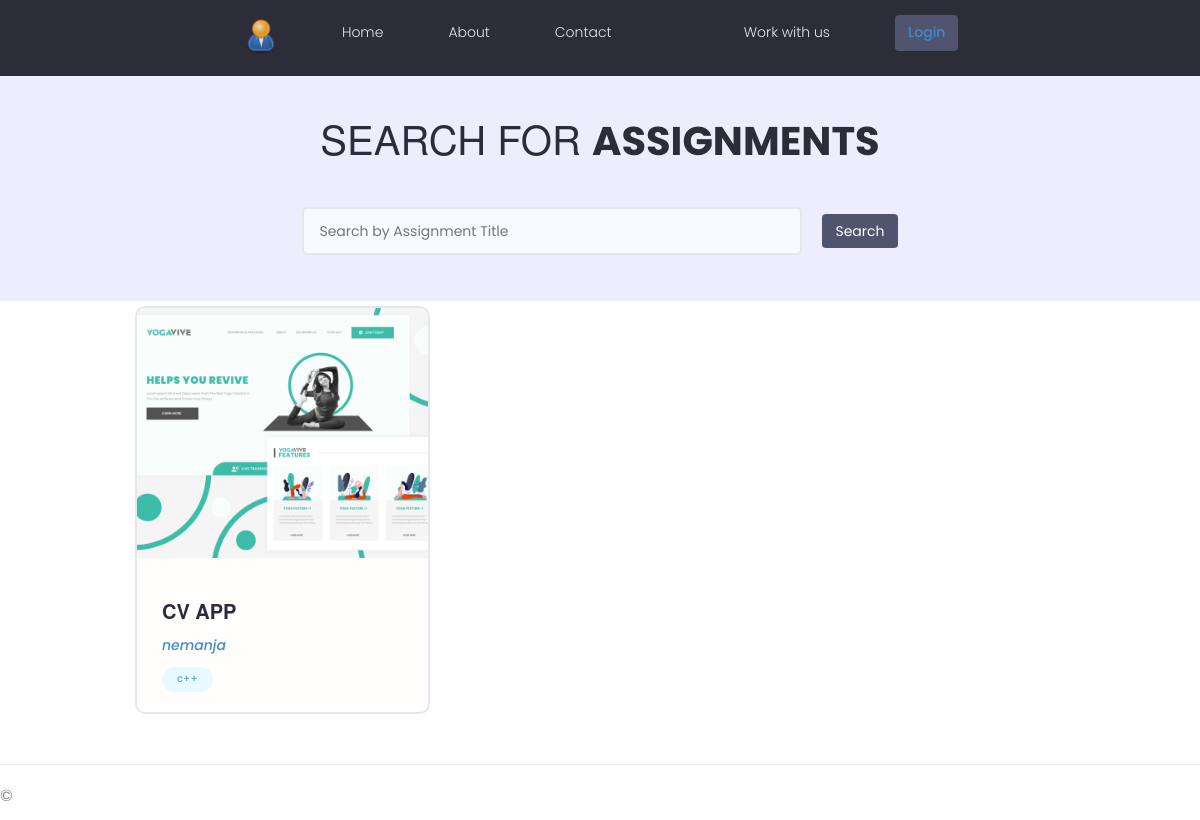
Page /assignment/ on the committed database.
### assignment/models.py (models this page shows, shortened)
class Assignment(models.Model):
    host = models.ForeignKey(User,on_delete=models.SET_NULL,blank=True, null=True)
    tags = models.ManyToManyField(Tag,blank=True)
    title = models.CharField(max_length=200)
    description = models.TextField()
    location = models.ForeignKey(Location, on_delete=models.CASCADE)
    applicant = models.ManyToManyField(Applicant,blank=True)
    updated = models.DateTimeField(auto_now=True)
    created = models.DateTimeField(auto_now_add=True)
    id = models.UUIDField(default=uuid.uuid4,unique=True,primary_key=True,editable=False)

class Tag(models.Model):
    name = models.CharField(max_length=200)

### assignment/views.py (the view)
# urls.py: path('assignment/', views.index, name='all-assignments'),
def index(request):
    assignments = Assignment.objects.all()
    return render(request, 'assignment/index.html',
                  {'isActive': True, 'assignments': assignments})

### assignment/templates/assignment/index.html (shortened to what this page needs)
{% extends "MainPages/layout.html" %}
{% load static %}
{% block content %}
  <main class="projects">
    <section class="hero-section text-center">
      <div class="container container--narrow">
        <div class="hero-section__box">
          <h2>Search for <span>Assignments</span></h2>
        </div>
        <div class="hero-section__search">
          <form class="form" action="#" method="get">
            <div class="form__field">
              <input class="input input--text" id="formInput#search" type="text" name="text"
                placeholder="Search by Assignment Title" />
            </div>
            <input class="btn btn--sub btn--lg" type="submit" value="Search" />
          </form>
        </div>
      </div>
    </section>
    {% for assignment_item in assignments %}
    <section class="card-alignment">
      <div class="container">
        <div class="grid grid--three">
          <div class="column">
            <div class="card project">
              <a href="{% url 'assignment-details' assignment_item.id %}" class="project">
                <img class="project__thumbnail" src="images/project-a.png" alt="project thumbnail" />
                <div class="card__body">
                  <h3 class="project__title">{{ assignment_item.title}}</h3>
                  <p><a class="project__author" href="profile.html">{{assignment_item.host}}</a></p>
                  <div class="project__tags">
                    {% for tag in assignment_item.tags.all %}
                    <span class="tag tag--pill tag--main">
                      <small>{{tag.name}}</small>
                    </span>
                    {% endfor %}
                  </div>
                </div>
              </a>
            </div>
          </div>
    </section>
    {% endfor %}
  </main>
{% endblock %}

### MainPages/static/MainPages/styles/MainPages.css (style rules this page uses)
:root { --color-sub: #2d2d39; }
.btn--sub { background-color: var(--color-sub-light); }
.card { border: 2px solid var(--color-light); }
img { width: 100%; }
.hero-section { height: 40vh; display: flex; align-items: center; background-color: var(--color-sub); }
.hero-section__box { margin-bottom: 4rem; }
.hero-section__box > h2, .hero-section__box > h2 > span { font-size: 4rem; color: var(--color-light); line-height: 1.3; text-transform: uppercase; }
.hero-section__box > h2 { font-weight: 300; }
.hero-section__box > h2 > span { font-weight: 700; }
.hero-section__search > .form { display: flex; align-items: center; justify-content: center; gap: 2rem; }
.hero-section__search > .form input.input--text { width: 50rem; }
.project__author { font-size: 1.4rem; font-style: italic; }
.projects > .hero-section { background: var(--color-sub-lighter); height: 30vh; }
.projects .hero-section__box { margin-bottom: 2.5rem; }
.projects .hero-section__box > h2 { color: var(--color-sub); }
.projects .hero-section__box > h2 > span { font-weight: 700; color: var(--color-sub); }
.project__thumbnail { height: 25rem; object-fit: cover; object-position: top center; }
.project__title { font-size: 2rem; font-weight: 700; color: var(--color-sub); }

### MainPages/static/uikit/styles/modules/_variables.css (style rules this page uses)
:root { --color-main: #5aa5b9; --color-main-light: #e6faff; --color-sub: #3f4156; --color-sub-light: #51546e; --color-sub-lighter: #ededfd; --color-text: #737373; --color-gray: #8b8b8b; --color-light: #e5e7eb; --color-light-gray: #767676; --color-bg: #f8fafd; --color-white: #fffefd; --color-white-light: #f3f3f3; --color-success: #359e64; --color-success-bg: #def8e8; --color-error: #fc4b0b; --color-error-bg: #fff2ee; --font-base: 'Poppins', arial, helvetica, 'Segoe UI', roboto, ubuntu, sans-serif; --font-monospace: 'Fira Code', 'Courier New', courier, monospace; --font-regular: 300; --font-medium: 500; --font-bold: 700; --generic-shadow: 1px 1px 5px #00000010; --generic-transition: all 0.3s ease-in-out; }

### MainPages/static/uikit/styles/modules/_base.css (style rules this page uses)
* { margin: 0; padding: 0; box-sizing: border-box; text-rendering: optimizeLegibility; color: inherit; font-size: inherit; }
html { font-size: 50%; }
@media only screen and (min-width: 480px) { html { font-size: 56.25%; } }
@media only screen and (min-width: 1200px) { html { font-size: 62.5%; } }
body { line-height: 1.6; font-weight: 400; font-size: 1.5rem; color: var(--color-text); background-color: var(--color-bg); min-height: 100vh; }

### MainPages/static/uikit/styles/modules/_typography.css (style rules this page uses)
* { font-family: var(--font-base); }
h2 { font-size: 3.6rem; font-weight: var(--font-bold); }
h3 { font-size: 3.2rem; font-weight: var(--font-medium); }
p, span, strong { font-size: 1.6rem; color: var(--color-text); font-weight: var(--font-regular); }
a { padding-bottom: 2px; text-decoration: none; display: inline-block; color: var(--color-main); font-weight: var(--font-medium); }

### MainPages/static/uikit/styles/modules/_utilities.css (style rules this page uses)
.container { width: 92%; max-width: 165rem; margin: 0 auto; box-sizing: border-box; }
.container--narrow { width: 92%; max-width: 120rem; }
@media screen and (min-width: 1000px) { .container { width: 90%; } }
@media screen and (min-width: 1000px) { .container--narrow { width: 85%; } }
@media screen and (min-width: 1200px) { .container { width: 80%; } }
@media screen and (min-width: 1200px) { .container--narrow { width: 72%; } }
.text-center { text-align: center; }

### MainPages/static/uikit/styles/modules/_button.css (style rules this page uses)
.btn { display: inline-block; position: relative; cursor: pointer; background-color: var(--color-light); font-weight: var(--font-medium); color: var(--color-sub); text-decoration: none; padding: 1rem 2rem; border-radius: 0.5rem; border: none; width: -webkit-fit-content; width: -moz-fit-content; width: fit-content; height: -webkit-fit-content; height: -moz-fit-content; height: fit-content; font-size: 1.6rem; outline-width: 0; outline-color: transparent; -webkit-backface-visibility: hidden; backface-visibility: hidden; transition: all 0.3s ease-in-out; }
.btn--sub { background-color: var(--color-sub); color: var(--color-white); }
.btn--lg { font-size: 1.8rem; padding: 1.2rem 4.5rem; }

### MainPages/static/uikit/styles/modules/_card.css (style rules this page uses)
.card { border-radius: 1rem; background-color: var(--color-white); border: 1.5px solid var(--color-light); width: auto; height: auto; margin-top: 0.5rem; margin-bottom: 0.5rem; overflow: hidden; }
.card__body, .card__header { padding: 2rem 2.5rem; }

### MainPages/templates/MainPages/layout.html (style rules this page uses)
.card-alignment { align-self: stretch; }

### rows in the picture
Assignment: title "CV APP", host "nemanja"
Tag: name "c++"
